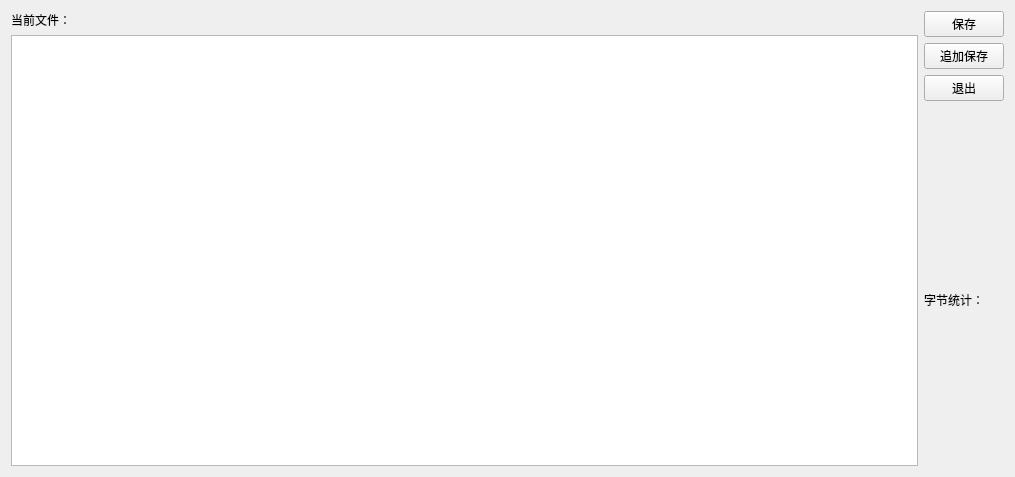
<?xml version="1.0" encoding="UTF-8"?>
<ui version="4.0">
 <class>FileDialog</class>
 <widget class="QWidget" name="FileDialog">
  <property name="geometry">
   <rect>
    <x>0</x>
    <y>0</y>
    <width>1015</width>
    <height>477</height>
   </rect>
  </property>
  <property name="windowTitle">
   <string>FileDialog</string>
  </property>
  <layout class="QGridLayout" name="gridLayout">
   <item row="0" column="0">
    <layout class="QVBoxLayout" name="verticalLayout">
     <item>
      <layout class="QHBoxLayout" name="horizontalLayout" stretch="1,5">
       <item>
        <widget class="QLabel" name="label">
         <property name="text">
          <string>当前文件：</string>
         </property>
        </widget>
       </item>
       <item>
        <widget class="QLabel" name="L_filename">
         <property name="text">
          <string/>
         </property>
        </widget>
       </item>
      </layout>
     </item>
     <item>
      <widget class="QTextEdit" name="textEdit"/>
     </item>
    </layout>
   </item>
   <item row="0" column="1">
    <layout class="QVBoxLayout" name="verticalLayout_4" stretch="1,4">
     <item>
      <layout class="QVBoxLayout" name="verticalLayout_2">
       <item>
        <widget class="QPushButton" name="B_save">
         <property name="text">
          <string>保存</string>
         </property>
        </widget>
       </item>
       <item>
        <widget class="QPushButton" name="B_save2">
         <property name="text">
          <string>追加保存</string>
         </property>
        </widget>
       </item>
       <item>
        <widget class="QPushButton" name="B_cancle">
         <property name="text">
          <string>退出</string>
         </property>
        </widget>
       </item>
      </layout>
     </item>
     <item>
      <layout class="QVBoxLayout" name="verticalLayout_3" stretch="0,0,0,0,0,1,6">
       <item>
        <widget class="QLabel" name="L_mode">
         <property name="text">
          <string/>
         </property>
        </widget>
       </item>
       <item>
        <spacer name="verticalSpacer">
         <property name="orientation">
          <enum>Qt::Vertical</enum>
         </property>
         <property name="sizeHint" stdset="0">
          <size>
           <width>20</width>
           <height>40</height>
          </size>
         </property>
        </spacer>
       </item>
       <item>
        <spacer name="verticalSpacer_2">
         <property name="orientation">
          <enum>Qt::Vertical</enum>
         </property>
         <property name="sizeHint" stdset="0">
          <size>
           <width>20</width>
           <height>40</height>
          </size>
         </property>
        </spacer>
       </item>
       <item>
        <spacer name="verticalSpacer_3">
         <property name="orientation">
          <enum>Qt::Vertical</enum>
         </property>
         <property name="sizeHint" stdset="0">
          <size>
           <width>20</width>
           <height>40</height>
          </size>
         </property>
        </spacer>
       </item>
       <item>
        <spacer name="verticalSpacer_4">
         <property name="orientation">
          <enum>Qt::Vertical</enum>
         </property>
         <property name="sizeHint" stdset="0">
          <size>
           <width>20</width>
           <height>40</height>
          </size>
         </property>
        </spacer>
       </item>
       <item>
        <widget class="QLabel" name="label_3">
         <property name="text">
          <string>字节统计：</string>
         </property>
        </widget>
       </item>
       <item>
        <widget class="QLabel" name="L_size">
         <property name="text">
          <string/>
         </property>
        </widget>
       </item>
      </layout>
     </item>
    </layout>
   </item>
  </layout>
 </widget>
 <layoutdefault spacing="6" margin="11"/>
 <resources/>
 <connections/>
</ui>
